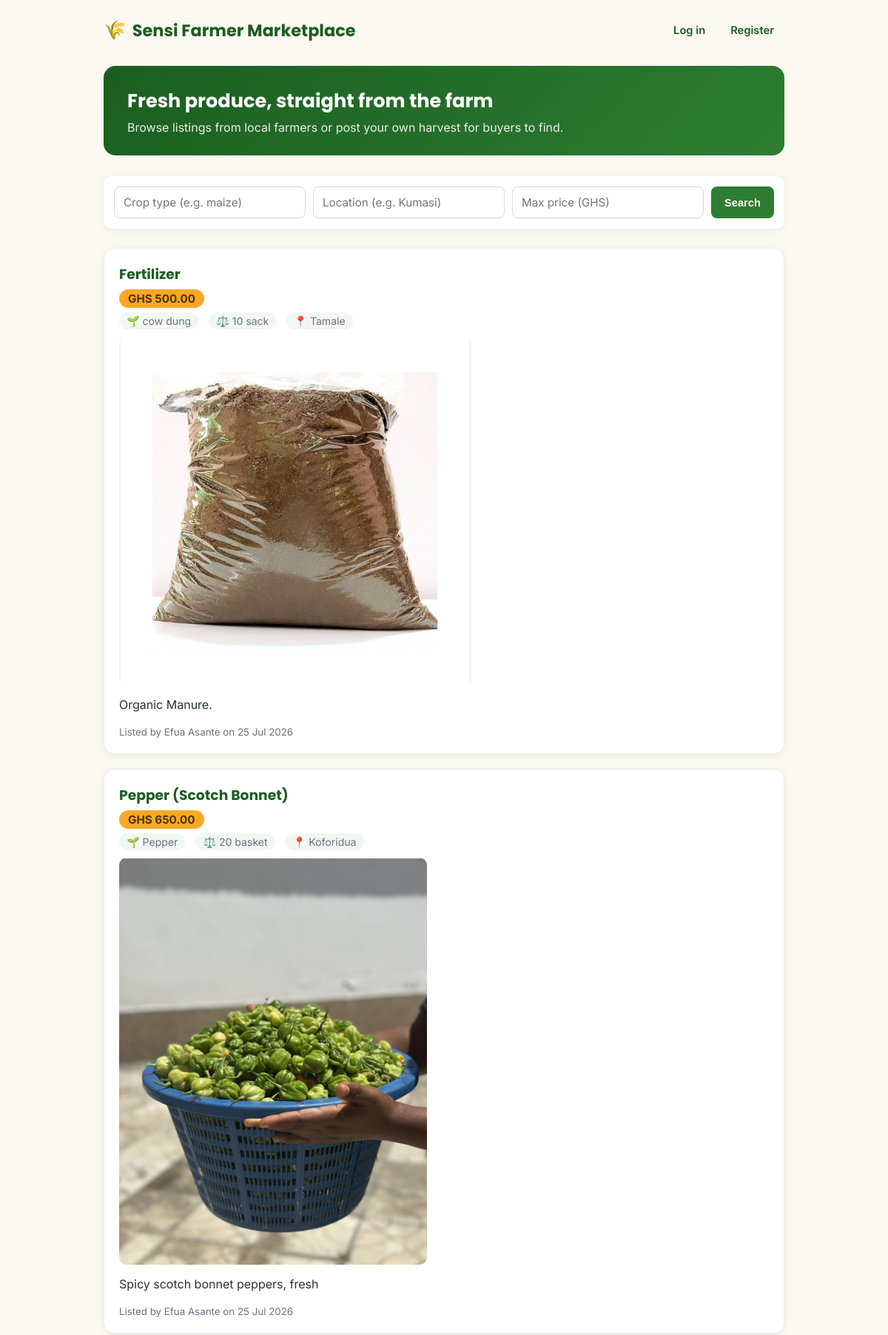
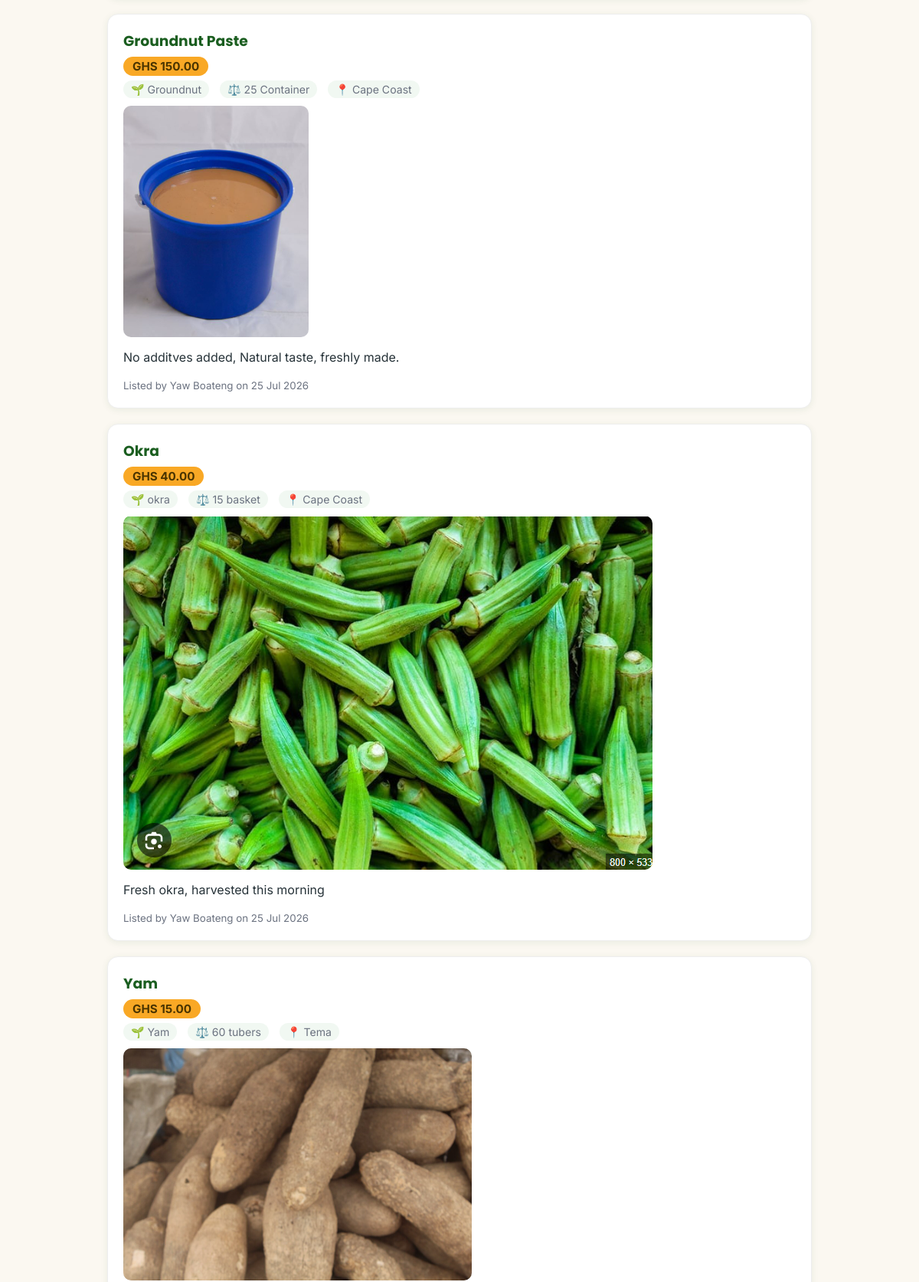
The page / (upper part) on the database its author committed (2 pictures, top to bottom).
### app.py (models this page shows, shortened)
class Listing(db.Model):
    id = db.Column(db.Integer, primary_key=True)
    title = db.Column(db.String(120), nullable=False)
    description = db.Column(db.Text)
    crop_type = db.Column(db.String(80))
    quantity = db.Column(db.String(80))  # e.g. "50 kg", "20 bags"
    location = db.Column(db.String(120))
    price = db.Column(db.Float, nullable=False)
    image_filename = db.Column(db.String(200))
    created_at = db.Column(db.DateTime, default=datetime.utcnow)
    farmer_id = db.Column(db.Integer, db.ForeignKey("user.id"), nullable=False)
    farmer = db.relationship("User", backref="listings")

class User(UserMixin, db.Model):
    id = db.Column(db.Integer, primary_key=True)
    username = db.Column(db.String(80), unique=True, nullable=False)
    password_hash = db.Column(db.String(200), nullable=False)
    role = db.Column(db.String(20), default="farmer")  # farmer, buyer, or admin

### app.py (the view)
@app.route("/")
def index():
    query = Listing.query
    crop_type = request.args.get("crop_type", "").strip()
    location = request.args.get("location", "").strip()
    max_price = request.args.get("max_price", "").strip()
    if crop_type:
        query = query.filter(Listing.crop_type.ilike(f"%{crop_type}%"))
    if location:
        query = query.filter(Listing.location.ilike(f"%{location}%"))
    if max_price:
        try:
            query = query.filter(Listing.price <= float(max_price))
        except ValueError:
            flash("Max price must be a number.")
    listings = query.order_by(Listing.created_at.desc()).all()
    return render_template(
        "index.html",
        listings=listings,
        crop_type=crop_type,
        location=location,
        max_price=max_price,
    )

### templates/index.html (shortened to what this page needs)
{% extends "base.html" %}
{% block content %}
<div class="hero">
  <h2>Fresh produce, straight from the farm</h2>
  <p>Browse listings from local farmers or post your own harvest for buyers to find.</p>
</div>
<form method="get" class="search-bar">
  <input type="text" name="crop_type" placeholder="Crop type (e.g. maize)" value="{{ crop_type }}">
  <input type="text" name="location" placeholder="Location (e.g. Kumasi)" value="{{ location }}">
  <input type="number" step="0.01" name="max_price" placeholder="Max price (GHS)" value="{{ max_price }}">
  <button type="submit">Search</button>
</form>
{% if listings %}
  {% for listing in listings %}
    <div class="listing">
      <h3>{{ listing.title }}</h3>
      <span class="price-tag">GHS {{ "%.2f"|format(listing.price) }}</span>
      <div class="meta">
        {% if listing.crop_type %}<span>🌱 {{ listing.crop_type }}</span>{% endif %}
        {% if listing.quantity %}<span>⚖️ {{ listing.quantity }}</span>{% endif %}
        {% if listing.location %}<span>📍 {{ listing.location }}</span>{% endif %}
      </div>
      {% if listing.image_filename %}
        <img src="{{ url_for('uploaded_file', filename=listing.image_filename) }}" alt="{{ listing.title }}">
      {% endif %}
      <p>{{ listing.description }}</p>
      <small>Listed by {{ listing.farmer.username }} on {{ listing.created_at.strftime('%d %b %Y') }}</small>
    </div>
  {% endfor %}
{% else %}
  <p>No listings match your search.</p>
{% endif %}
{% endblock %}

### templates/base.html (shortened to what this page needs)
<!doctype html>
<html lang="en">
<head>
</head>
<body>
  <header>
    <a href="{{ url_for('index') }}" class="brand">Sensi Farmer Marketplace</a>
    <nav>
      {% if current_user.is_authenticated %}
        <span class="hello">Hi, {{ current_user.username }} ({{ current_user.role }})</span>
        <a href="{{ url_for('new_listing') }}">New listing</a>
        <a href="{{ url_for('my_orders') }}">My orders</a>
        {% if current_user.role == 'admin' %}
          <a href="{{ url_for('admin_dashboard') }}">Admin</a>
        {% endif %}
        <a href="{{ url_for('logout') }}">Log out</a>
      {% else %}
        <a href="{{ url_for('login') }}">Log in</a>
        <a href="{{ url_for('register') }}">Register</a>
      {% endif %}
    </nav>
  </header>
  {% block content %}{% endblock %}
</body>
</html>

### templates/base.html (style rules this page uses)
:root { --green-dark: #1b5e20; --green: #2e7d32; --green-light: #66bb6a; --cream: #fbf8f1; --earth: #8d6e63; --gold: #f9a825; --danger: #e53935; --text: #263238; --muted: #6b7280; --card-shadow: 0 2px 10px rgba(27, 94, 32, 0.08); --card-shadow-hover: 0 6px 20px rgba(27, 94, 32, 0.14); }
* { box-sizing: border-box; }
body { font-family: 'Inter', Arial, sans-serif; max-width: 960px; margin: 0 auto; padding: 0 20px 60px; color: var(--text); background: var(--cream); }
h1, h2, h3, .brand { font-family: 'Poppins', Arial, sans-serif; }
header { display: flex; justify-content: space-between; align-items: center; padding: 22px 0; margin-bottom: 8px; }
.brand { color: var(--green-dark); text-decoration: none; font-weight: 700; font-size: 1.4em; display: flex; align-items: center; gap: 8px; }
.brand::before { content: "🌾"; font-size: 1.1em; }
nav { display: flex; align-items: center; gap: 6px; flex-wrap: wrap; }
nav a { color: var(--green-dark); text-decoration: none; font-weight: 600; font-size: 0.92em; padding: 8px 14px; border-radius: 8px; transition: background 0.15s ease; }
.hero { background: linear-gradient(135deg, var(--green-dark), var(--green)); color: white; border-radius: 16px; padding: 28px 32px; margin-bottom: 28px; }
.hero h2 { margin: 0 0 6px; font-size: 1.6em; }
.hero p { margin: 0; opacity: 0.9; }
.search-bar { display: flex; gap: 10px; margin-bottom: 26px; background: white; padding: 14px; border-radius: 12px; box-shadow: var(--card-shadow); flex-wrap: wrap; }
.search-bar input { flex: 1; min-width: 140px; margin: 0; }
form input, form textarea, form select { width: 100%; padding: 11px 12px; margin: 6px 0 14px; border: 1px solid #d9d9d9; border-radius: 8px; font-family: inherit; font-size: 0.95em; background: white; transition: border-color 0.15s ease; }
button, .btn { background: var(--green); color: white; border: none; padding: 10px 18px; border-radius: 8px; cursor: pointer; text-decoration: none; display: inline-block; font-weight: 600; font-size: 0.92em; transition: background 0.15s ease, transform 0.1s ease; }
.listing { background: white; border: 1px solid #eee; border-radius: 14px; padding: 20px; margin-bottom: 20px; box-shadow: var(--card-shadow); transition: box-shadow 0.15s ease; }
.listing h3 { margin: 0 0 6px; color: var(--green-dark); }
.listing img { max-width: 100%; border-radius: 10px; margin: 10px 0; display: block; }
.listing .meta { color: var(--muted); font-size: 0.88em; margin: 6px 0 10px; display: flex; gap: 14px; flex-wrap: wrap; }
.listing .meta span { background: #f1f8f2; padding: 3px 10px; border-radius: 20px; }
.listing small { color: var(--muted); }
.price-tag { display: inline-block; background: var(--gold); color: #4a3400; font-weight: 700; padding: 3px 12px; border-radius: 20px; font-size: 0.95em; }

### rows shown on the page
Listing: title "Fertilizer", price "500.00", crop_type "cow dung", quantity "10 sack", location "Tamale", image_filename (picture), description "Organic Manure.", farmer.username "Efua Asante", created_at "25 Jul 2026"
Listing: title "Pepper (Scotch Bonnet)", price "650.00", crop_type "Pepper", quantity "20 basket", location "Koforidua", image_filename (picture), description "Spicy scotch bonnet peppers, fresh", farmer.username "Efua Asante", created_at "25 Jul 2026"
Listing: title "Groundnut Paste", price "150.00", crop_type "Groundnut", quantity "25 Container", location "Cape Coast", image_filename (picture), description "No additves added, Natural taste, freshly made.", farmer.username "Yaw Boateng", created_at "25 Jul 2026"
Listing: title "Okra", price "40.00", crop_type "okra", quantity "15 basket", location "Cape Coast", image_filename (picture), description "Fresh okra, harvested this morning", farmer.username "Yaw Boateng", created_at "25 Jul 2026"
Listing: title "Yam", price "15.00", crop_type "Yam", quantity "60 tubers", location "Tema", image_filename (picture)
